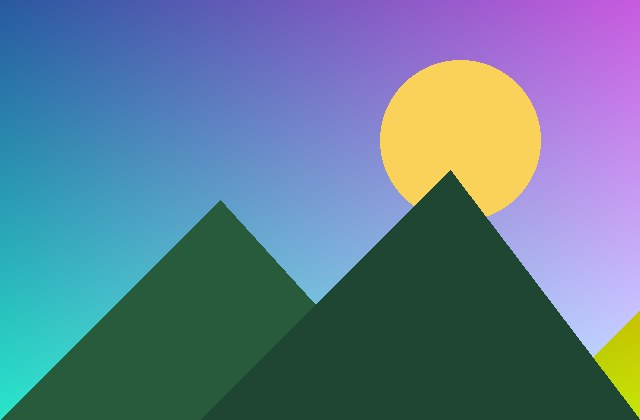
#> input picture backend/python/tests/docx_fixtures/src/photo.jpg, 640 x 420 px
$ python -i restoration.py   (imports and definitions only)
#> lines starting #> are read from the running program, lines starting #| are printed output that depends on the picture; after the words box and inside, x2 and y2 are one past the last pixel; in counts of white or black regions, pixels touching at a corner belong together
#> further down, picture is the input picture: shape (420, 640, 3); mean B, G, R 144.5, 124, 96.8
"""
Old-photo restoration, one operation at a time (the API chains them). Every operation is real image
processing on the pixels, and says which engine did it:

  scratches  find thin scratches, cracks and dust (morphology), then rebuild them — LaMa if installed,
             else OpenCV's Telea inpainting (classical)
  denoise    non-local means denoising (OpenCV), strength from the image's measured noise
  fade       faded prints: robust levels stretch, colour-cast correction and CLAHE local contrast
  colorize   black-and-white → colour: ECCV16 "Colorful Image Colorization" (Zhang et al., BSD-2), ONNX
  faces      face restoration: GFPGAN v1.4 (TencentARC, Apache-2.0), ONNX, on faces found by YuNet

Images move as BGR uint8 arrays (OpenCV's order). Models load once, on first use.
"""

from __future__ import annotations

import os
import threading

import cv2
import numpy as np

MODELS_DIR = os.environ.get("MODELS_DIR", "")
COLORIZE_MODEL = os.environ.get("COLORIZATION_MODEL") or os.path.join(MODELS_DIR, "colorization_eccv16.onnx")
FACE_RESTORE_MODEL = os.environ.get("FACE_RESTORE_MODEL") or os.path.join(MODELS_DIR, "gfpgan_v1.4.onnx")
FACE_MODEL = os.environ.get("FACE_DETECTOR_MODEL") or os.path.join(MODELS_DIR, "face_detection_yunet_2023mar.onnx")
PROVIDERS = [p.strip() for p in os.environ.get("ONNX_PROVIDERS", "CPUExecutionProvider").split(",") if p.strip()]

OPERATIONS = ("scratches", "denoise", "fade", "colorize", "faces")

# Scratch masks larger than this share of the photo are texture, not damage: the threshold rises until it fits.
SCRATCH_MAX_COVERAGE = 0.04
# A photo whose chroma varies less than this (Lab units, std of a and b) is monochrome — sepia counts.
MONOCHROME_CHROMA_STD = 6.0
# GFPGAN's 512 × 512 FFHQ alignment: where the eyes, nose tip and mouth corners belong (YuNet's order:
# image-left eye, image-right eye, nose, image-left mouth corner, image-right mouth corner).
FACE_TEMPLATE = np.array([[192.98138, 239.94708], [318.90277, 240.19360], [256.63416, 314.01935], [201.26117, 371.41043], [313.08905, 371.15118]], np.float32)
FACE_SIDE = 512
FACE_MIN_SIDE = 40
FACE_MAX_COUNT = 12
# Faces with eyes closer than this (px) hold too little information: GFPGAN would invent a different face.
FACE_MIN_EYE_DISTANCE = 16
# Turned faces (nose off the eyes' midline by more than this share of the eye distance) restore unreliably.
FACE_MAX_YAW = 0.45
# How much of GFPGAN's face replaces the original: some of the real face keeps identity and texture.
FACE_BLEND = 0.7

_sessions: dict[str, object] = {}
_session_lock = threading.Lock()


# [17 lines left out: functions available, _session, not called in this run]


# ---------------------------------------------------------------- scratches & dust


def _line_kernels(length: int) -> list[np.ndarray]:
    """One-pixel-wide straight segments at 24 orientations (fewer miss scratches between two angles)."""
    kernels = []
    centre = length // 2
    for step in range(24):
        angle = np.pi * step / 24
        dx, dy = np.cos(angle) * centre, np.sin(angle) * centre
        kernel = np.zeros((length, length), np.uint8)
        cv2.line(kernel, (round(centre - dx), round(centre - dy)), (round(centre + dx), round(centre + dy)), 1, 1)
        kernels.append(kernel)
    return kernels


def scratch_mask(bgr: np.ndarray) -> np.ndarray:
    """
    Thin bright or dark streaks (scratches, cracks, folds) and small high-contrast specks (dust), as a
    0/255 mask. Top-hat and black-hat keep only structures narrower than the kernel. A scratch is then
    told from texture pixel by pixel: its response survives an opening with a straight segment at some
    orientation (it runs on in a line), which grain, foliage and edges of objects mostly don't. Dust is
    a tiny component far stronger than the floor.
    """
    gray = cv2.cvtColor(bgr, cv2.COLOR_BGR2GRAY)
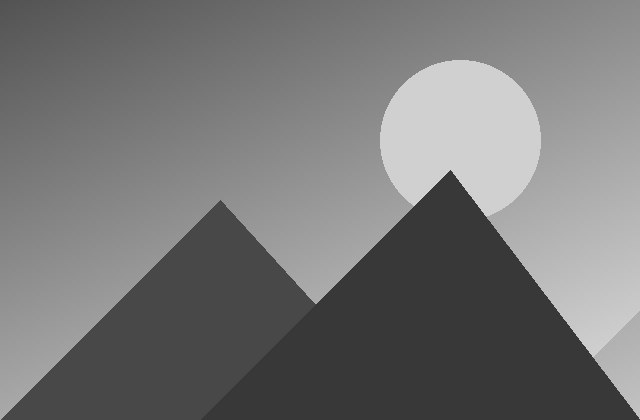
#> gray: shape (420, 640); min 40, max 224, mean 118.2
    height, width = gray.shape
#> height = 420; width = 640
    size = max(7, round(min(height, width) / 140)) | 1
#> size = 7
    kernel = cv2.getStructuringElement(cv2.MORPH_ELLIPSE, (size, size))
    response = np.maximum(cv2.morphologyEx(gray, cv2.MORPH_TOPHAT, kernel), cv2.morphologyEx(gray, cv2.MORPH_BLACKHAT, kernel))
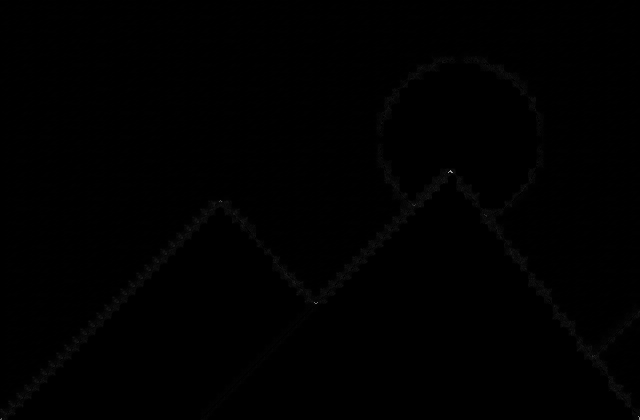
#> response: shape (420, 640); min 0, max 161, mean 0.6
    # Robust noise floor: median + k·MAD, so grain alone never qualifies (a very grainy photo gets a
    # threshold too high for anything: nothing is "repaired" rather than its grain smeared).
    median = float(np.median(response))
#> median = 0
    spread = float(np.median(np.abs(response.astype(np.float32) - median))) * 1.4826 + 1.0
#> spread = 1
    threshold = max(40.0, median + 10.0 * spread)
#> threshold = 40

    # Dilated first, so a scratch a little off every kernel's angle still carries a segment through.
    widened = cv2.dilate(response, np.ones((3, 3), np.uint8))
    linear = np.zeros_like(response)
    for line in _line_kernels(8 * size + 1):
        np.maximum(linear, cv2.morphologyEx(widened, cv2.MORPH_OPEN, line), out=linear)

    for _ in range(6):
        mask = (linear > threshold) & (response > threshold * 0.5)
        count, labels, stats, _ = cv2.connectedComponentsWithStats((response > 2.2 * threshold).astype(np.uint8), connectivity=8)
        small = (stats[:, cv2.CC_STAT_AREA] <= size * size) & (np.maximum(stats[:, cv2.CC_STAT_WIDTH], stats[:, cv2.CC_STAT_HEIGHT]) <= 2 * size)
        small[0] = False
        mask |= small[labels]
        if mask.mean() <= SCRATCH_MAX_COVERAGE:
            break
        threshold *= 1.3
#> this loop made 1 pass
#> count on pass 1: 5
#> after the loop, threshold = 40
    grow = cv2.getStructuringElement(cv2.MORPH_ELLIPSE, (3, 3))
#> grow = [[0, 1, 0], [1, 1, 1], [0, 1, 0]]
    return cv2.dilate(mask.astype(np.uint8) * 255, grow, iterations=max(1, size // 4))
#> returned value: shape (420, 640); 0.02% white in thin lines or dots, all inside (x1, y1, x2, y2) = (0, 169, 640, 420)


def telea(bgr: np.ndarray, mask: np.ndarray) -> np.ndarray:
    """Classical fill (Telea's fast marching), for when LaMa isn't installed. Fine for thin scratches."""
    return cv2.inpaint(bgr, mask, 3, cv2.INPAINT_TELEA)


# ---------------------------------------------------------------- noise


# [111 lines left out: functions estimate_noise, denoise, fade, is_monochrome, colorize, _restorable and 2 more, not called in this run]

>>> import cv2
>>> picture = cv2.imread('../tests/docx_fixtures/src/photo.jpg')
>>> result = scratch_mask(picture)
